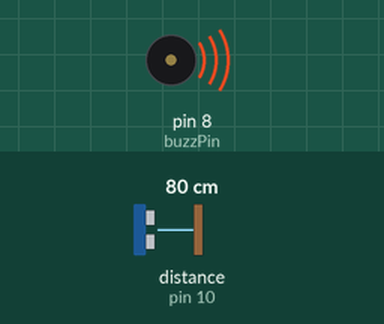
Recording of a sketch running on a simulated Arduino Uno, built for the host (arithmetic inside an expression is 32-bit, double 64-bit). On the bench: buzzer (waves = sounding). Wiring (inferred from the names in the program): range finder with pulse-width output: data pin 10. Inputs (shaded band) come from the test bench; at power-on: distance to the obstacle (sensor on pin 10) 80 cm. The echo pulse lasts 58.3 µs per cm; what the sketch prints to the serial monitor is not drawn.

Above: at 0.1 s.
Timing chart, 0 to 1.6 s (numbered marks = the images above):
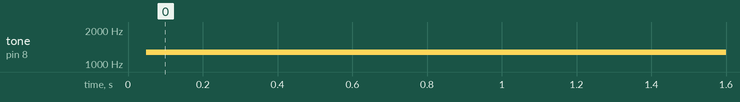

The sketch:

SonarPitch.ino
```cpp
#define sonarPin 10
#define buzzPin 8

#define distMin 10
#define distMax 200
#define freqMin 20
#define freqMax 2000

void setup() {
  Serial.begin(9600);
  pinMode(buzzPin, OUTPUT);
}

// Distance du sonar en cm
int sonarCm() {
  pinMode(sonarPin, INPUT);
  float pulse = pulseIn(sonarPin, HIGH);
  float inches = pulse / 147; // 147 uS per inch
  float cm = inches * 2.54; // 2,54 cm per inch

  return (int) cm;
}

void loop() {
  int cm = sonarCm();
  Serial.print("cm: ");
  Serial.print(cm);

  int constrainedCm = constrain(cm, distMin, distMax);

  int pitch = map(constrainedCm, distMin, distMax, freqMax, freqMin);

  Serial.print(" pitch: ");
  Serial.print(pitch);
  Serial.print("\n");

  tone(buzzPin, pitch, 50);
}
```

Measured:
- by itself, tone on pin 8 (buzzPin): silent → 1271 Hz at 0.05 s
